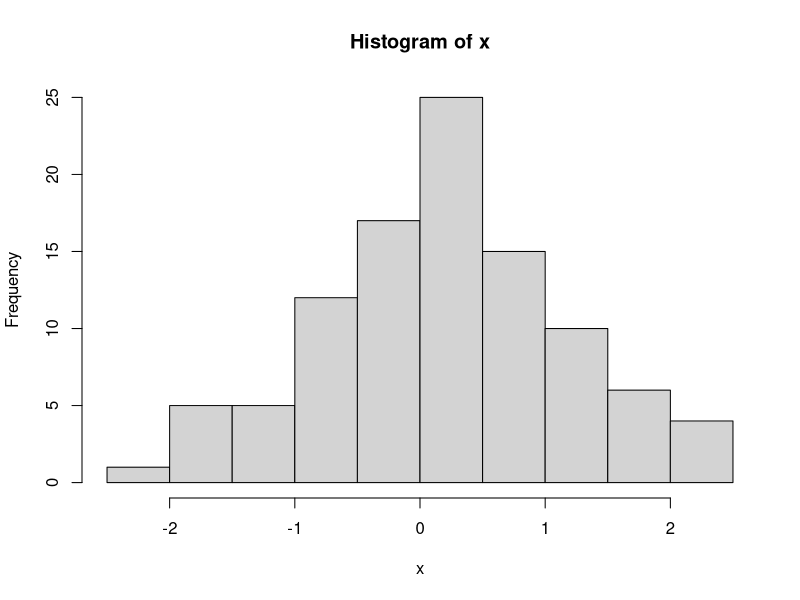

Recreate this plot in R.
## ---- chunk 1
knitr::opts_chunk$set(echo = TRUE)
## ---- chunk 2
x <- rnorm(100)

hist(x)
